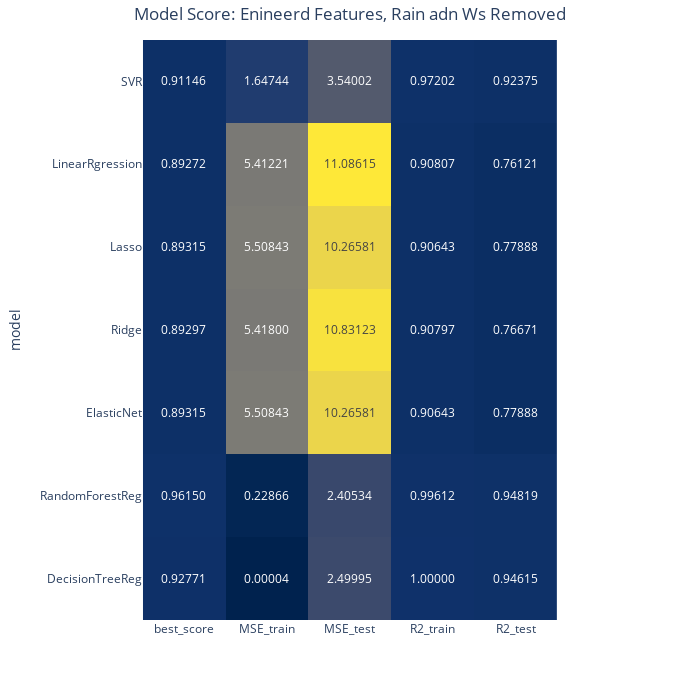

Notebook cell for this chart:
### Code cell
df2=model_scores.set_index('model')

######################################################

fig = px.imshow(df2,text_auto='.5f',color_continuous_scale='Cividis',
          title='Model Score: Enineerd Features, Rain adn Ws Removed')
fig.update_coloraxes(showscale=False)
fig.update_layout(margin=dict(t=40,pad=0),
                  title_x=0.5,
                  height=700,width=700,
                  paper_bgcolor = "rgba(0,0,0,0)",
                    plot_bgcolor = "rgba(0,0,0,0)",                  
                    margin_autoexpand=True,
                    font=dict(size = 12))

fig.update_yaxes(automargin=True)


fig.show()
#######################
pio.write_html(fig,file = '../Regression/tuned_models_raw4_4//model_scores.html')

### Figure 1 — Plotly figure (JSON) as saved in the notebook; plotly's stock layout.template omitted (floating-point values rounded to 4 significant figures)
{"data": [{"coloraxis": "coloraxis", "hovertemplate": "x: %{x}<br>model: %{y}<br>color: %{z}<extra></extra>", "name": "0", "texttemplate": "%{z:.5f}", "type": "heatmap", "x": ["best_score", "MSE_train", "MSE_test", "R2_train", "R2_test"], "xaxis": "x", "y": ["SVR", "LinearRgression", "Lasso", "Ridge", "ElasticNet", "RandomForestReg", "DecisionTreeReg"], "yaxis": "y", "z": [[0.9115, 1.647, 3.54, 0.972, 0.9238], [0.8927, 5.412, 11.09, 0.9081, 0.7612], [0.8931, 5.508, 10.27, 0.9064, 0.7789], [0.893, 5.418, 10.83, 0.908, 0.7667], [0.8931, 5.508, 10.27, 0.9064, 0.7789], [0.9615, 0.2287, 2.405, 0.9961, 0.9482], [0.9277, 4.412e-05, 2.5, 1.0, 0.9462]]}], "layout": {"coloraxis": {"colorscale": [[0, "#00224e"], [0.1111, "#123570"], [0.2222, "#3b496c"], [0.3333, "#575d6d"], [0.4444, "#707173"], [0.5556, "#8a8678"], [0.6667, "#a59c74"], [0.7778, "#c3b369"], [0.8889, "#e1cc55"], [1, "#fee838"]], "showscale": false}, "font": {"size": 12}, "height": 700, "margin": {"autoexpand": true, "pad": 0, "t": 40}, "paper_bgcolor": "rgba(0, 0, 0, 0)", "plot_bgcolor": "rgba(0, 0, 0, 0)", "title": {"text": "Model Score: Enineerd Features, Rain adn Ws Removed", "x": 0.5}, "width": 700, "xaxis": {"anchor": "y", "autorange": true, "constrain": "domain", "domain": [0.1106, 0.8894], "range": [-0.5, 4.5], "scaleanchor": "y", "type": "category"}, "yaxis": {"anchor": "x", "automargin": true, "autorange": true, "constrain": "domain", "domain": [0, 1], "range": [6.5, -0.5], "title": {"text": "model"}, "type": "category"}}}
